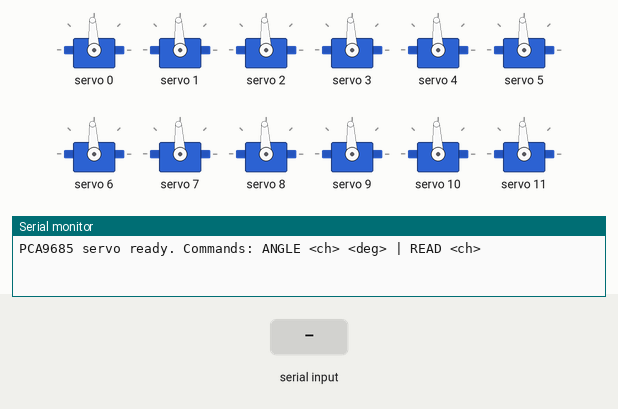
Recording of a sketch running on a simulated Arduino Leonardo, built with avr-gcc and run on an emulated ATmega32U4. On the bench: 12 × servo, the last lines printed to the serial monitor. The test bench sets the inputs (shaded band).

Above: at 1.2 s.
1.3 s: "ANGLE  45\n" received over Serial
At 1.7 s:
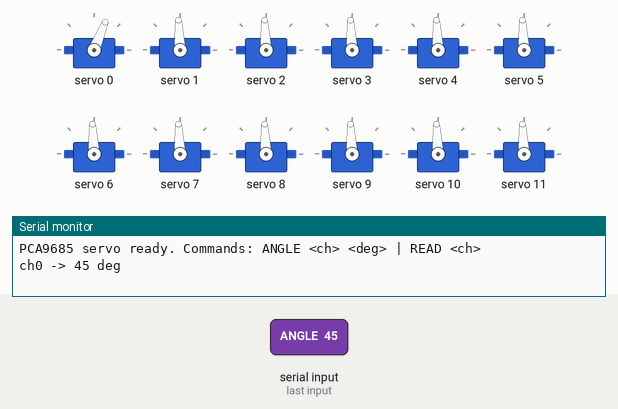
Timing chart, 0 to 4.3 s (numbered marks = the images above; inputs shaded):
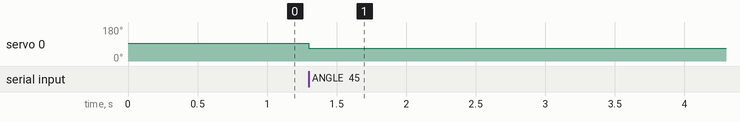

Measured:
- after the input at 1.3 s, servo 0: 93° → 68° at once

The sketch:

romi32u4_servo.ino
```cpp
// snippet: romi32u4_servo
// tags: romi, romi32u4, pololu, servo, pwm, joint, arm, pan, tilt, sweep, angle, pca9685, i2c
// boards: romi32u4
// library: Romi32U4, Adafruit PWM Servo Driver Library
// description: Romi 32U4 servo control via PCA9685 I2C servo driver.
//   WHY PCA9685 instead of Servo.h:
//   Servo.h on AVR captures Timer1 for PWM — the same timer Romi32U4Motors uses for drive PWM.
//   Running both causes erratic motor speed and servo jitter. PCA9685 generates PWM in hardware
//   over I2C (SDA=pin 2, SCL=pin 3 on Romi), so no timers are consumed on the 32U4.
//   PCA9685 I2C address: 0x40 (default, all address pins low). Up to 62 boards chained (0x40–0x7F).
//   setPWMFreq(50): standard hobby servo frequency — 50 Hz = 20 ms period.
//   writeMicroseconds(channel, us): sends pulse width in microseconds directly — preferred over
//     setPWM(ch, on, off) raw tick math. 1000 µs = 0°, 1500 µs = 90°, 2000 µs = 180°.
//   NOT: myServo.attach(9) + Romi32U4Motors — Timer1 conflict, do not use together.
//   NOT: Adafruit_PWMServoDriver::setPWM(ch, 0, tick) with arbitrary ticks without knowing
//     the 12-bit resolution: at 50 Hz, 1 tick = 4096/20000 µs ≈ 4.88 µs.
//   Serial: 'ANGLE <ch> <deg>' moves channel ch to deg (0–180). 'READ <ch>' prints last angle.
// prompts: Romi servo PCA9685, Romi32U4 I2C servo, Romi arm servo, Romi pan tilt PCA9685, Romi joint servo, servo on Romi, Romi32U4 servo no timer conflict, Romi servo driver, Romi PCA9685 I2C, Romi servo arm angle
// not-tags: esp32, nano33iot, pico
// exact-include: Romi32U4.h, Wire.h, Adafruit_PWMServoDriver.h

#include <Romi32U4.h>
#include <Wire.h>
#include <Adafruit_PWMServoDriver.h>  // Adafruit PWM Servo Driver Library — NOT Adafruit_Servo

// PCA9685 at default I2C address 0x40
// Romi32U4 I2C bus: SDA=pin2, SCL=pin3 — shared with the onboard LSM6DS33 IMU + LIS3MDL
// magnetometer (encoders are quadrature GPIO, not I2C; there is no onboard I2C display).
// PCA9685 defaults to 0x40, so it does not collide with the IMU (0x6B) or mag (0x1E).
Adafruit_PWMServoDriver pwm = Adafruit_PWMServoDriver(0x40);

// Pulse width limits in microseconds — calibrate per servo brand
const uint16_t SERVO_MIN_US = 1000;  // 1000 µs = 0°
const uint16_t SERVO_MAX_US = 2000;  // 2000 µs = 180°
const uint8_t  NUM_CHANNELS  = 16;   // PCA9685 has 16 independent channels

int lastAngle[NUM_CHANNELS];  // track last commanded angle per channel

// Convert degrees to microseconds and write to PCA9685 channel
void setServoAngle(uint8_t ch, int degrees) {
  degrees = constrain(degrees, 0, 180);
  uint16_t us = map(degrees, 0, 180, SERVO_MIN_US, SERVO_MAX_US);
  pwm.writeMicroseconds(ch, us);  // writeMicroseconds handles the tick math internally
  lastAngle[ch] = degrees;
}

void setup() {
  Serial.begin(9600);
  Wire.begin();

  pwm.begin();
  // 50 Hz = standard hobby servo PWM frequency (20 ms period)
  // Do NOT set above ~330 Hz for analog servos — they will overheat or stall
  pwm.setPWMFreq(50);  // set PWM frequency in Hz (50 = standard hobby servo)

  // Center all channels on startup
  for (uint8_t i = 0; i < NUM_CHANNELS; i++) {
    setServoAngle(i, 90);
    lastAngle[i] = 90;
  }
  Serial.println("PCA9685 servo ready. Commands: ANGLE <ch> <deg> | READ <ch>");
}

void loop() {
  if (Serial.available()) {
    String cmd = Serial.readStringUntil('\n');
    cmd.trim();

    if (cmd.startsWith("ANGLE ")) {
      // Format: ANGLE <channel 0-15> <angle 0-180>
      int sp = cmd.indexOf(' ', 6);
      if (sp > 0) {
        uint8_t ch  = (uint8_t)cmd.substring(6, sp).toInt();
        int     deg = cmd.substring(sp + 1).toInt();
        if (ch < NUM_CHANNELS) {
          setServoAngle(ch, deg);
          Serial.print("ch"); Serial.print(ch);
          Serial.print(" -> "); Serial.print(lastAngle[ch]); Serial.println(" deg");
        }
      }
    } else if (cmd.startsWith("READ ")) {
      uint8_t ch = (uint8_t)cmd.substring(5).toInt();
      if (ch < NUM_CHANNELS) {
        Serial.print("ch"); Serial.print(ch);
        Serial.print(": "); Serial.println(lastAngle[ch]);
      }
    }
  }
}
```
